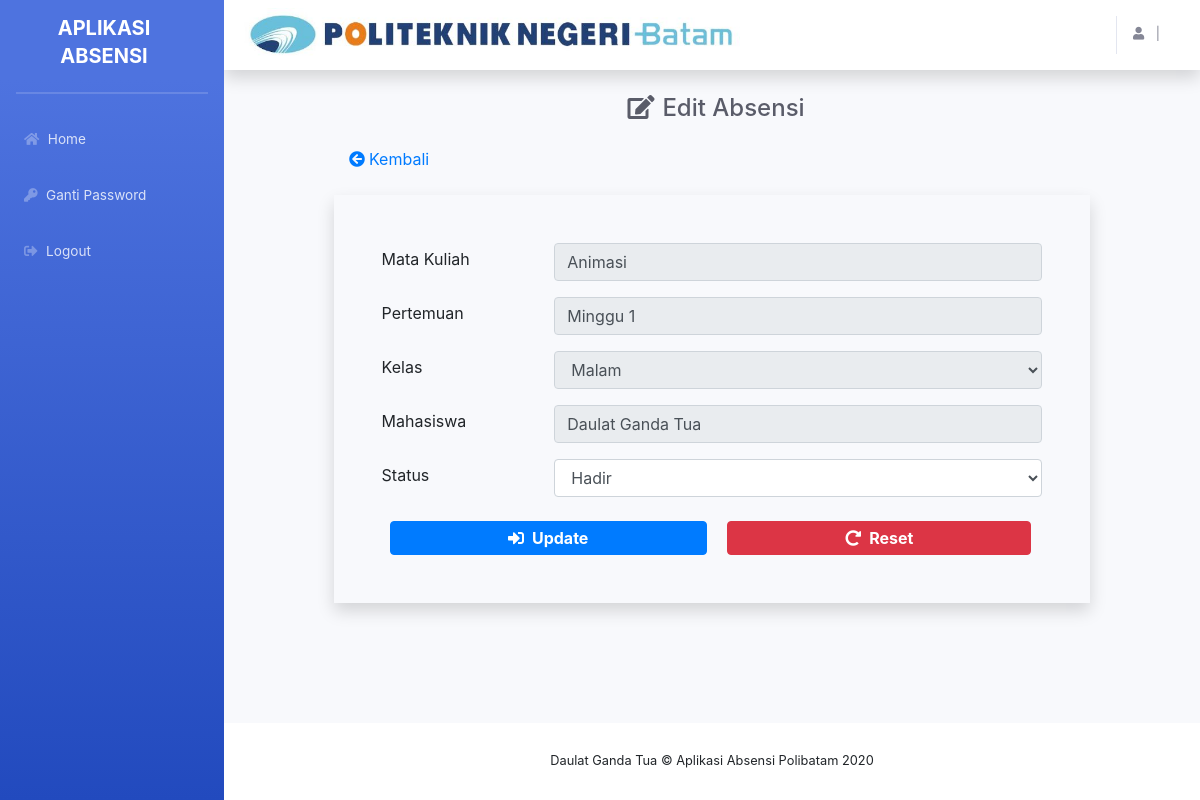
The page /index.php/tata_usaha/edit_absensi/1 on the database its author committed.
### tables this page shows
CREATE TABLE `absensi` (
  `kd_absen` int(5) NOT NULL,
  `mata_kuliah` varchar(50) NOT NULL,
  `pertemuan` varchar(20) NOT NULL,
  `kd_kelas` int(5) NOT NULL,
  `mahasiswa` varchar(50) NOT NULL,
  `status` varchar(15) NOT NULL
);

### application/controllers/Tata_usaha.php (called while the page is built, shortened)
<?php
class Tata_usaha extends CI_controller{
	public function __construct(){
		$this->load->model('TataUsahaModel');
		$this->load->library('form_validation');
	}
	public function edit_absensi($kd_absen){
		$data['title'] 	= "Edit Mata Kuliah - Aplikasi Absensi Polibatam";
		$where 			= array('kd_absen'=>$kd_absen);
		$data['absensi'] = $this->TataUsahaModel->edit_absensi($where, 'absensi')->result();
		$this->load->view('templates/header', $data);
		$this->load->view('templates/sidebar');
		$this->load->view('tata_usaha/edit_absensi', $data);
		$this->load->view('templates/footer');
	}
}

### index.php (called while the page is built, shortened)
<?php
require_once BASEPATH.'core/CodeIgniter.php';

### application/models/TataUsahaModel.php (called while the page is built, shortened)
<?php if ( ! defined('BASEPATH')) exit('No direct script access allowed');
class TataUsahaModel extends CI_Model {
    public function edit_absensi($where, $table){
        return $this->db->get_where($table, $where);
    }
}

### application/views/tata_usaha/edit_absensi.php (the view, shortened to what this page needs)
  <div class="container-fluid">
    <h1 class="h4 mb-4 mt-4 text-center text-gray-800 ml-2"><i class="fas fa-edit mr-2"></i>Edit Absensi</h1>
    <a href="<?php echo base_url('index.php/tata_usaha/absensi') ?>" style="margin-left: 110px;"><i class="fas fa-arrow-circle-left mr-1"></i>Kembali</a>
    <?php foreach($absensi as $m){?>
    <form method="POST" action="<?php echo base_url('index.php/tata_usaha/edit_absensi_aksi') ?>" class="mt-4 shadow p-5 d-block ml-auto mr-auto" style="width: 80%;">
        <div class="form-group">
          <div class="row">
            <div class="col-md-3">
              <label for="mata_kuliah" class="mt-1">Mata Kuliah</label>
            </div>
            <div class="col-md-9 nim">
              <input type="text" name="mata_kuliah" id="mata_kuliah" class="form-control" value="<?php echo $m->mata_kuliah ?>" readonly>
            </div>
          </div>
        </div>
        <div class="form-group">
          <div class="row">
            <div class="col-md-3">
              <label for="pertemuan" class="mt-1">Pertemuan</label>
            </div>
            <div class="col-md-9 nim">
              <input type="text" name="pertemuan" id="pertemuan" class="form-control" value="<?php echo $m->pertemuan ?>" readonly>
            </div>
          </div>
        </div>
        <div class="form-group">
          <div class="row">
            <div class="col-md-3">
              <label for="kelas" class="mt-1">Kelas</label>
            </div>
            <div class="col-md-9">
              <select class="form-control" id="kelas" name="kelas" disabled>
                <option value="2" <?php if($m->kd_kelas == '2'){ echo 'selected'; } ?> >Malam</option>
              </select>
            </div>
          </div>
        </div>
        <div class="form-group">
          <div class="row">
            <div class="col-md-3">
              <label for="mahasiswa" class="mt-1">Mahasiswa</label>
            </div>
            <div class="col-md-9 nim">
              <input type="text" name="mahasiswa" id="mahasiswa" class="form-control" value="<?php echo $m->mahasiswa ?>"readonly>
            </div>
          </div>
        </div>
        <div class="form-group">
          <div class="row">
            <div class="col-md-3">
              <label for="status" class="mt-1">Status</label>
            </div>
            <div class="col-md-9">
              <select class="form-control" id="status" name="status">
                <option value="Hadir" <?php if($m->status == 'Hadir'){ echo 'selected'; } ?> >Hadir</option>
              </select>
            </div>
          </div>
        </div>
        <button type="submit" name="update" class="btn btn-primary p-1 mt-2 mb-0 mr-3 ml-2" style="width: 48%;" onclick="javascript: return confirm('Data yang diisi sudah benar? Klik OKE untuk melanjutkan')"><i class="fas fa-sign-in-alt mr-2"></i><strong>Update</strong></button>
        <button type="reset" class="btn btn-danger p-1 mt-2 mb-0" style="width: 46%;" onclick="javascript: return confirm('Klik OKE untuk mereset')"><i class="fas fa-redo-alt mr-2"></i><strong>Reset</strong></button>
      </form>
      <?php } ?>
  </div>
</div>

### rows shown on the page
absensi: mata_kuliah "Animasi", pertemuan "Minggu 1", kelas "Malam", mahasiswa "Daulat Ganda Tua", status "Hadir"
